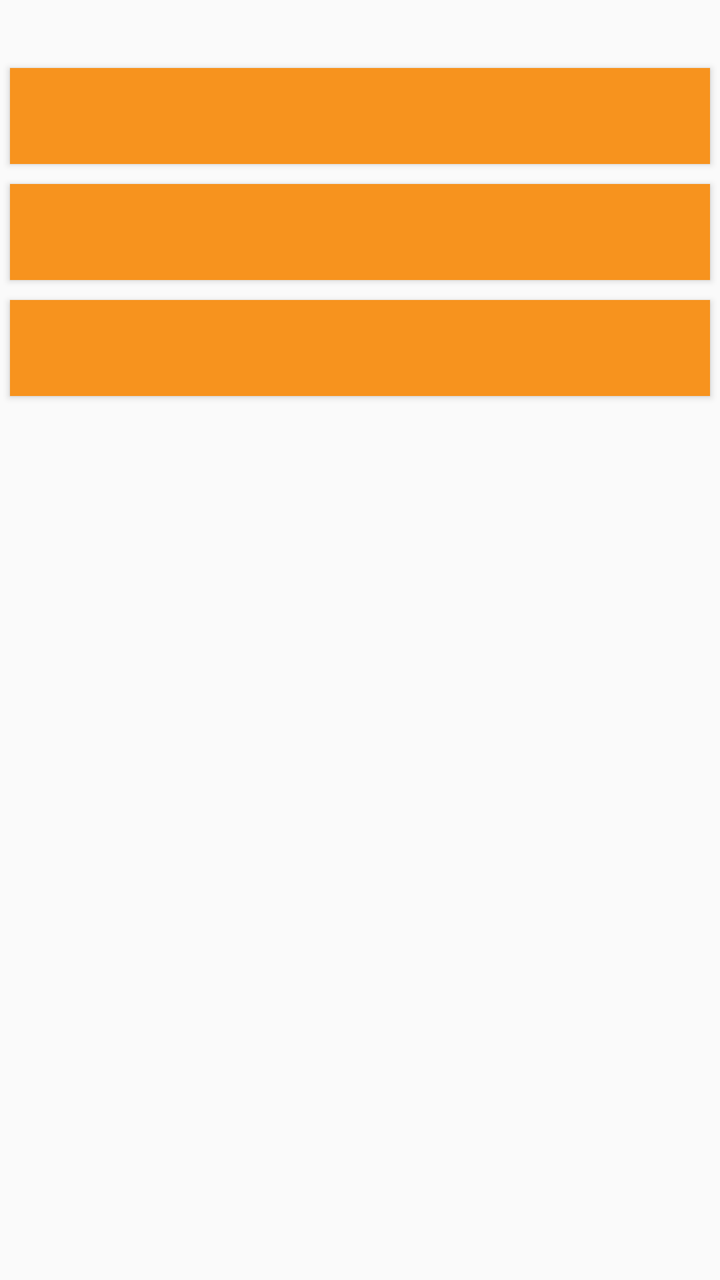
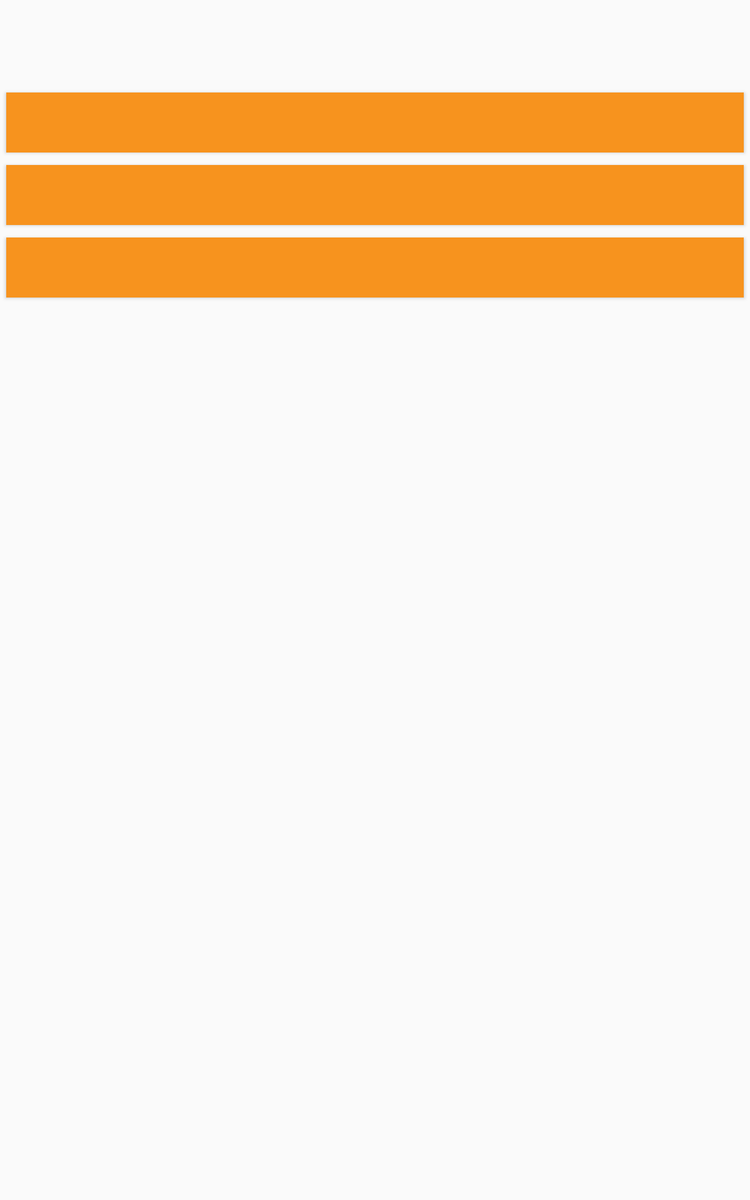

Compare how this app lays out the same screen by default and in its alternative resource folder. The renders come first, then the two layout files and the values they reference.
<!-- AndroidManifest.xml: application theme AppTheme -->
<!-- res/layout/riddle.xml -->
<LinearLayout xmlns:android="http://schemas.android.com/apk/res/android"
    android:layout_width="match_parent"
    android:layout_height="match_parent"
    android:id="@+id/info_area_layout"
    android:orientation="vertical">

    <TextView
        android:layout_width="match_parent"
        android:layout_height="wrap_content"
        android:textSize="14sp"
        android:lineSpacingExtra="4sp"
        android:id="@+id/description"/>

    <ImageView
        android:layout_width="wrap_content"
        android:layout_height="wrap_content"
        android:id="@+id/building_picture"
        android:adjustViewBounds="true"
        android:layout_margin="5dp"
        android:layout_gravity="center_horizontal"/>

    <Button
        android:layout_width="match_parent"
        android:layout_height="wrap_content"
        android:id="@+id/riddle_button1"
        style="@style/Button"/>
    <Button
        android:layout_width="match_parent"
        android:layout_height="wrap_content"
        android:id="@+id/riddle_button2"
        style="@style/Button"/>
    <Button
        android:layout_width="match_parent"
        android:layout_height="wrap_content"
        android:id="@+id/riddle_button3"
        style="@style/Button"/>

</LinearLayout>
<!-- resources referenced by this layout -->
<resources>
  <style name="Button">
          <item name="android:background">@drawable/button_style</item>
          <item name="android:layout_margin">5dp</item>
      </style>
  <style name="AppTheme" parent="Theme.AppCompat.Light.DarkActionBar">
          
          <item name="colorPrimary">@color/colorPrimary</item>
          <item name="colorPrimaryDark">@color/colorPrimaryDark</item>
          <item name="colorAccent">@color/colorAccent</item>
      </style>
  <!-- drawable button_style (drawable) -->
  <?xml version="1.0" encoding="utf-8"?>
  <selector xmlns:android="http://schemas.android.com/apk/res/android">
      <item android:drawable="@color/lightOrange"
          android:state_pressed="true" />
      <item android:drawable="@color/lightOrange"
          android:state_focused="true" />
      <item android:drawable="@color/orange" />
  </selector>
  <color name="colorPrimary">#3F51B5</color>
  <color name="colorPrimaryDark">#303F9F</color>
  <color name="colorAccent">#FF4081</color>
  <color name="lightOrange">#f4b56a</color>
  <color name="orange">#f7931e</color>
</resources>
<!-- res/layout-sw600dp/riddle.xml (the author's variant of the layout above) -->
<!-- drawn on a 7-inch tablet held upright -->
<LinearLayout xmlns:android="http://schemas.android.com/apk/res/android"
    android:layout_width="match_parent"
    android:layout_height="match_parent"
    android:id="@+id/info_area_layout"
    android:orientation="vertical">

    <LinearLayout
        android:layout_width="match_parent"
        android:layout_height="wrap_content"
        android:orientation="horizontal">

        <TextView
            android:id="@+id/description"
            android:layout_width="match_parent"
            android:layout_height="wrap_content"
            android:layout_margin="10dp"
            android:lineSpacingExtra="4sp"
            android:maxWidth="300dp"
            android:textSize="14sp"
            android:layout_weight="1"/>

        <LinearLayout
            android:layout_width="match_parent"
            android:layout_height="wrap_content"
            android:layout_weight="1">


            <ImageView
                android:id="@+id/building_picture"
                android:layout_width="match_parent"
                android:layout_height="wrap_content"
                android:layout_margin="5dp"
                android:layout_toRightOf="@id/description"
                android:adjustViewBounds="true"
                android:layout_gravity="center" />
        </LinearLayout>

    </LinearLayout>
    <LinearLayout
        android:layout_width="match_parent"
        android:layout_height="wrap_content"
        android:orientation="vertical"
        android:layout_marginTop="30dp">
        <Button
            android:layout_width="match_parent"
            android:layout_height="wrap_content"
            android:id="@+id/riddle_button1"
            style="@style/Button"/>
        <Button
            android:layout_width="match_parent"
            android:layout_height="wrap_content"
            android:id="@+id/riddle_button2"
            style="@style/Button"/>
        <Button
            android:layout_width="match_parent"
            android:layout_height="wrap_content"
            android:id="@+id/riddle_button3"
            style="@style/Button"/>
    </LinearLayout>


</LinearLayout>
